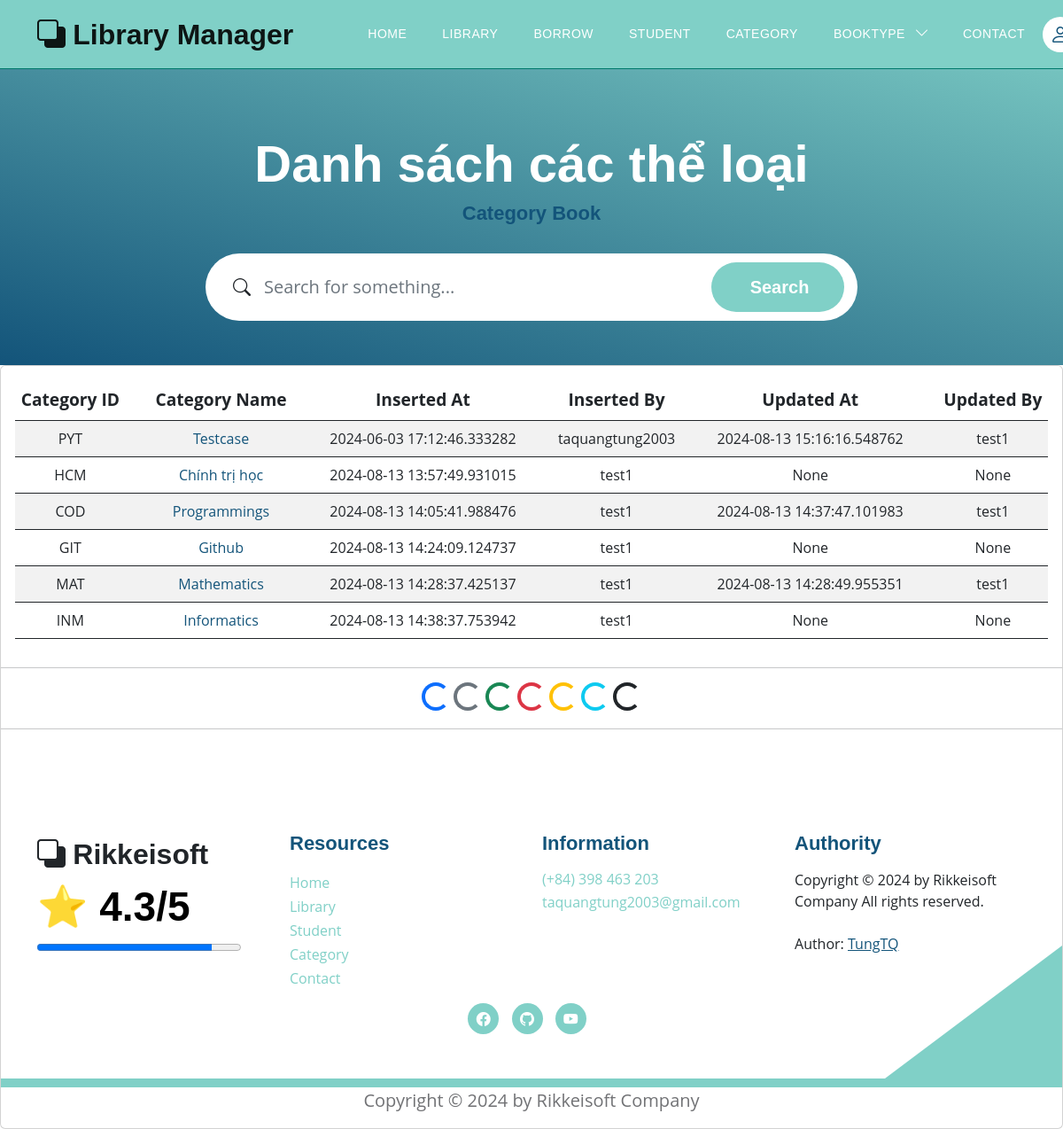
/category_books, run on an earlier commit of the app's database.
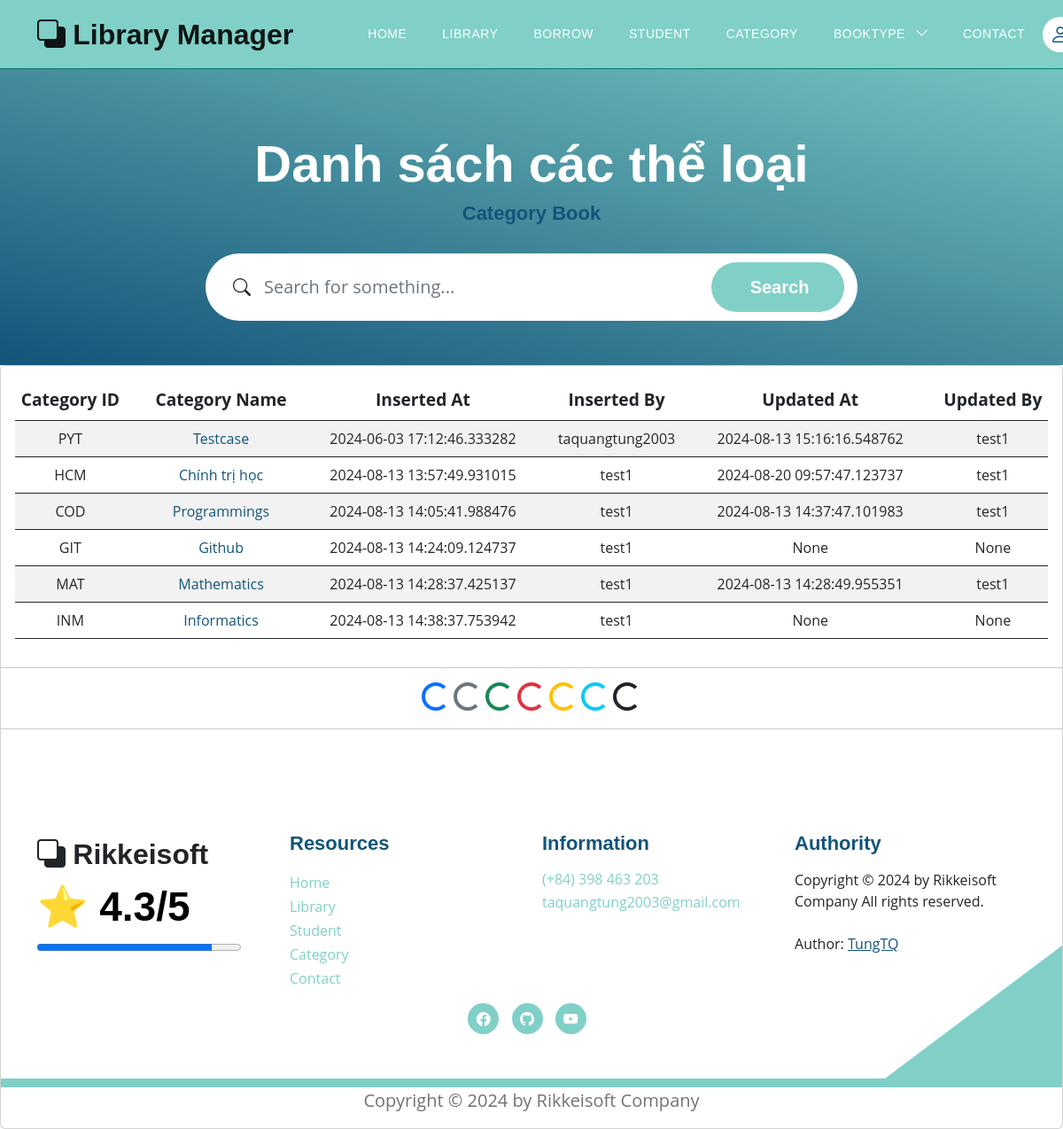
And on a later commit of the database.
### models.py (models this page shows, shortened)
class Category(Base):
    __tablename__ = 'category'
    category_id = Column(String(10), primary_key=True, index=True)
    category_name = Column(String(50), index=True)
    insert_at = Column(DateTime, index=True)
    insert_id = Column(String(30), index=True)
    update_at = Column(DateTime,index=True)
    update_id = Column(String(30), index=True)
    delete_at = Column(DateTime,index=True)
    delete_id = Column(String(30), index=True)
    delete_flag = Column(Integer, index=True)
    category_books = relationship("Book", back_populates="category")

### routers/category.py (the view)
@router.get('/category_books', response_class=HTMLResponse)
async def get_all_category(request: Request, db: Session = Depends(models.get_db)):
    mean_star = function.get_mean_star(db)
    all_category2 = db.query(models.Category).filter(models.Category.delete_flag != 1).all()
    all_category = db.query(models.Category).filter(models.Category.delete_flag != 1).all()
    return templates.TemplateResponse("category/category_list.html", {"request": request,
                                                             "all_category": all_category,
                                                             "mean_star": mean_star,
                                                             "all_category2": all_category2})

### templates/category/category_list.html (shortened to what this page needs)
{% extends "base.html" %}
{% block content %}
<section class="hero-section d-flex justify-content-center align-items-center" id="section_1"
    style="padding-bottom: 50px;">
    <div class="container">
        <div class="row">
            <div class="col-lg-8 col-12 mx-auto">
                <h1 class="text-white text-center"> Danh sách các thể loại </h1>
                <h6 class="text-center"> Category Book </h6>
                <form action="/category_books/search_category" method="get" class="custom-form mt-4 pt-2 mb-lg-0 mb-5"
                    role="search">
                    <div class="input-group input-group-lg">
                        <span class="input-group-text bi-search" id="basic-addon1">
                        </span>
                        <input name="searching" type="search" class="form-control" id="searching"
                            placeholder="Search for something..." aria-label="Search">
                        <button type="submit" class="form-control">Search</button>
                    </div>
                </form>
            </div>
        </div>
    </div>
</section>
<div class="card card-table comman-shadow">
    <div class="card-body">
        <div class="table-responsive">
            <div id="DataTables_Table_0_wrapper" class="dataTables_wrapper no-footer">
                <div class="row">
                <table
                    class="table border-0 star-student table-hover table-center mb-0 datatable table-striped dataTable no-footer"
                    id="DataTables_Table_0" aria-describedby="DataTables_Table_0_info">
                    <thead class="student-thread">
                        <tr style="text-align: center; font-size:larger;">
                            <th rowspan="1" colspan="1"
                                aria-label="ID: activate to sort column ascending"> Category ID </th>
                            <th rowspan="1" colspan="1"
                                aria-label="Title: activate to sort column ascending">Category Name</th>
                            <th rowspan="1" colspan="1"
                                aria-label="Inserted At: activate to sort column ascending">Inserted At</th>
                            <th rowspan="1" colspan="1"
                                aria-label="Inserted By: activate to sort column ascending">Inserted By</th>
                            <th rowspan="1" colspan="1"
                                aria-label="Updated At: activate to sort column ascending">Updated At</th>
                            <th rowspan="1" colspan="1"
                                aria-label="Updated By: activate to sort column ascending">Updated By</th>
                        </tr>
                    </thead>
                    <tbody>
                        <form action="">
                            {% for category in all_category %}
                            <tr class="{% if loop.index is even %} even {% else %}odd{% endif %}">
                                <td style="text-align: center;">{{category.category_id}}</td>
                                <td style="text-align: center;"> <a href="#">{{category.category_name}}</a></td>
                                <td style="text-align: center;"> {{category.insert_at}}</td>
                                <td style="text-align: center;"> {{category.insert_id}}</td>
                                <td style="text-align: center;"> {{category.update_at}}</td>
                                <td style="text-align: center;"> {{category.update_id}}</td>
                            </tr>
                        {% endfor %}
                        </form>
                    </tbody>
                </table>
            </div>
        </div>
    </div>
</div>
<hr>
<div style="text-align: center;">
    <div class="spinner-border text-primary" role="status">
    </div>
    <div class="spinner-border text-secondary" role="status">
    </div>
    <div class="spinner-border text-success" role="status">
    </div>
    <div class="spinner-border text-danger" role="status">
    </div>
    <div class="spinner-border text-warning" role="status">
    </div>
    <div class="spinner-border text-info" role="status">
    </div>
    <div class="spinner-border text-dark" role="status">
    </div>
</div>
<hr>
{% endblock content %}

### templates/base.html (shortened to what this page needs)
<!DOCTYPE html>
<html lang="en">
<head>
    <link href="/static/css/bootstrap.min.css" rel="stylesheet">
    <link href="/static/css/bootstrap-icons.css" rel="stylesheet">
    <link href="/static/css/templatemo-topic-listing.css" rel="stylesheet">
</head>
<body id="top">
    <main>
        <div id="sticky-wrapper" class="sticky-wrapper" style="height: 78px;">
            <nav class="navbar navbar-expand-lg bg-body-tertiary fixed-top" style="background-color: #80d0c7; border-bottom: 1px solid #00796b;">
                <div class="container">
                    <a class="navbar-brand" href="/">
                        <i class="bi-back"></i>
                        <span> Library Manager </span>
                    </a>
                    <div class="collapse navbar-collapse" id="navbarNav">
                        <ul class="navbar-nav ms-lg-5 me-lg-auto">
                            <li class="nav-item">
                                <a class="nav-link click-scroll" href="/"> Home </a>
                            </li>
                            <li class="nav-item">
                                <a class="nav-link click-scroll" href="/books?bookview=0"> Library </a>
                            </li>
                            <li class="nav-item">
                                <a class="nav-link click-scroll" href="/books/all_borrowed_book"> Borrow </a>
                            </li>
                            <li class="nav-item">
                                <a class="nav-link click-scroll" href="/users?view=0"> Student </a>
                            </li>
                            <li class="nav-item">
                                <a class="nav-link click-scroll" href="/category_books"> Category </a>
                            </li>
                            <li class="nav-item dropdown">
                                <a class="nav-link dropdown-toggle" id="navbarDropdownMenuLink" role="button" data-toggle="dropdown" aria-haspopup="true" aria-expanded="false">
                                  BookType
                                </a>
                            </li>
                            <li class="nav-item">
                                <a class="nav-link click-scroll" href="/contact"> Contact </a>
                            </li>
                        </ul>
                        <div class="d-none d-lg-block">
                            {% if request.cookies.get('token') %}
                            <div class="dropdown">
                                <button class="btn btn-secondary dropdown-toggle" type="button"
                                    data-bs-toggle="dropdown" aria-expanded="false">
                                    <a href="/profile" class="navbar-icon bi-person smoothscroll"> </a> {{request.cookies.get('username')}}
                                </button>
                                <ul class="dropdown-menu">
                                    <li> <a href="/profile" class="navbar-icon bi-person smoothscroll"> </a> {{ request.cookies.get('username') }}</li>
                                    <li><a class="dropdown-item" href="/logout"> Logout </a></li>
                                </ul>
                            </div>
                            {% else %}
                            <a href="/login" class="navbar-icon bi-person smoothscroll"></a>
                            {% endif %}
                        </div>
                    </div>
                </div>
            </nav>
        </div>
    </main>
    {% block content %}{% endblock content %}
</body>
<footer class="site-footer section-padding">
    <div class="container">
        <div class="row">
            <div class="col-lg-3 col-12 mb-4 pb-2">
                <a class="navbar-brand mb-2" href="/">
                    <i class="bi-back"></i>
                    <span> Rikkeisoft </span>
                </a>
                <h2>⭐ {{mean_star}}/5 </h2>
                <progress max="100" value="{{ mean_star*20 }}" style="width: 230px;"></progress>
            </div>
            <div class="col-lg-3 col-md-4 col-6">
                <h6 class="site-footer-title mb-3">Resources</h6>
                <ul class="site-footer-links">
                    <li class="site-footer-link-item">
                        <a href="/" class="site-footer-link"> Home </a>
                    </li>
                    <li class="site-footer-link-item">
                        <a href="/books?bookview=0" class="site-footer-link"> Library </a>
                    </li>
                    <li class="site-footer-link-item">
                        <a href="/users?view=0" class="site-footer-link"> Student </a>
                    </li>
                    <li class="site-footer-link-item">
                        <a href="/category_books" class="site-footer-link"> Category </a>
                    </li>
                    <li class="site-footer-link-item">
                        <a href="/contact" class="site-footer-link"> Contact </a>
                    </li>
                </ul>
            </div>
            <div class="col-lg-3 col-md-4 col-6 mb-4 mb-lg-0">
                <h6 class="site-footer-title mb-3"> Information </h6>
                <p class="text-white d-flex mb-1">
                    <a href="tel: 0398463203" class="site-footer-link">
                        (+84) 398 463 203
                    </a>
                </p>
                <p class="text-white d-flex">
                    <a href="mailto:taquangtung2003@gmail.com" class="site-footer-link">
                        taquangtung2003@gmail.com
                    </a>
                </p>
            </div>
            <div class="col-lg-3 col-md-4 col-12 mt-4 mt-lg-0 ms-auto">
                <h6 class="site-footer-title mb-3"> Authority </h6>
                Copyright © 2024 by Rikkeisoft Company All rights reserved.
                <br><br> Author: <a rel="nofollow" href="#" target="_blank"> <u> TungTQ </u>
                </a>
            </div>
        </div>
    </div>
    <div style="text-align: center;">
        <ul class="social-icon">
            <li class="social-icon-item">
                <a href="https://www.facebook.com/pisceskibo" class="social-icon-link bi-facebook" target="_blank"></a>
            </li>
            <li class="social-icon-item">
                <a href="https://github.com/pisceskibo" class="social-icon-link bi-github" target="_blank"></a>
            </li>
            <li class="social-icon-item">
                <a href="https://www.youtube.com/@TUNG_TAQUANGN01_14" class="social-icon-link bi-youtube" target="_blank"></a>
            </li>
        </ul>
    </div>
</footer>
<p style="text-align: center;"> Copyright © 2024 by Rikkeisoft Company </p>
</html>

What changed in the data, as far as the page shows it:
changed Category "HCM": update_at "None" → "2024-08-20 09:57:47.123737"; update_id "None" → "test1"
